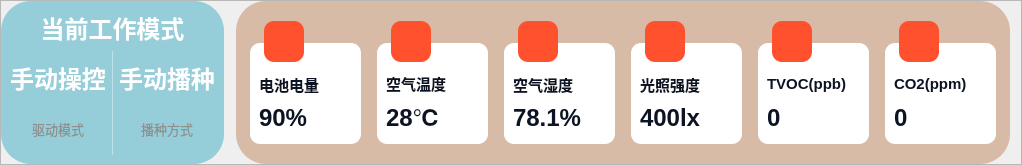
         <widget class="QFrame" name="frame_6">
          <property name="styleSheet">
           <string notr="true"/>
          </property>
          <property name="frameShape">
           <enum>QFrame::StyledPanel</enum>
          </property>
          <property name="frameShadow">
           <enum>QFrame::Raised</enum>
          </property>
          <layout class="QHBoxLayout" name="horizontalLayout_19" stretch="1,3">
           <property name="spacing">
            <number>12</number>
           </property>
           <property name="leftMargin">
            <number>0</number>
           </property>
           <property name="topMargin">
            <number>0</number>
           </property>
           <property name="bottomMargin">
            <number>0</number>
           </property>
           <item>
            <widget class="QFrame" name="frame_25">
             <property name="styleSheet">
              <string notr="true">QFrame{
	background-color: rgb(149, 206, 217);
border:0px solid red;
	color: rgb(255, 254, 255);
border-radius:30px
}</string>
             </property>
             <property name="frameShape">
              <enum>QFrame::StyledPanel</enum>
             </property>
             <property name="frameShadow">
              <enum>QFrame::Raised</enum>
             </property>
             <layout class="QVBoxLayout" name="verticalLayout_10">
              <item>
               <widget class="QLabel" name="label_9">
                <property name="font">
                 <font>
                  <pointsize>18</pointsize>
                  <weight>75</weight>
                  <bold>true</bold>
                 </font>
                </property>
                <property name="text">
                 <string>当前工作模式</string>
                </property>
                <property name="alignment">
                 <set>Qt::AlignCenter</set>
                </property>
               </widget>
              </item>
              <item>
               <layout class="QHBoxLayout" name="horizontalLayout_7">
                <item>
                 <layout class="QVBoxLayout" name="verticalLayout_4">
                  <property name="spacing">
                   <number>0</number>
                  </property>
                  <item>
                   <widget class="QLabel" name="label_10">
                    <property name="minimumSize">
                     <size>
                      <width>0</width>
                      <height>52</height>
                     </size>
                    </property>
                    <property name="maximumSize">
                     <size>
                      <width>16777215</width>
                      <height>52</height>
                     </size>
                    </property>
                    <property name="font">
                     <font>
                      <pointsize>18</pointsize>
                      <weight>75</weight>
                      <bold>true</bold>
                     </font>
                    </property>
                    <property name="text">
                     <string>手动操控</string>
                    </property>
                    <property name="alignment">
                     <set>Qt::AlignCenter</set>
                    </property>
                   </widget>
                  </item>
                  <item>
                   <widget class="QLabel" name="label_11">
                    <property name="minimumSize">
                     <size>
                      <width>0</width>
                      <height>52</height>
                     </size>
                    </property>
                    <property name="maximumSize">
                     <size>
                      <width>16777215</width>
                      <height>52</height>
                     </size>
                    </property>
                    <property name="font">
                     <font>
                      <pointsize>10</pointsize>
                      <weight>50</weight>
                      <bold>false</bold>
                     </font>
                    </property>
                    <property name="styleSheet">
                     <string notr="true">color: rgb(143, 143, 143);</string>
                    </property>
                    <property name="text">
                     <string>驱动模式</string>
                    </property>
                    <property name="alignment">
                     <set>Qt::AlignCenter</set>
                    </property>
                   </widget>
                  </item>
                 </layout>
                </item>
                <item>
                 <widget class="Line" name="line_2">
                  <property name="maximumSize">
                   <size>
                    <width>1</width>
                    <height>16777215</height>
                   </size>
                  </property>
                  <property name="styleSheet">
                   <string notr="true">background-color: rgba(255, 255, 255,100);</string>
                  </property>
                  <property name="orientation">
                   <enum>Qt::Vertical</enum>
                  </property>
                 </widget>
                </item>
                <item>
                 <layout class="QVBoxLayout" name="verticalLayout_9">
                  <property name="spacing">
                   <number>0</number>
                  </property>
                  <item>
                   <widget class="QLabel" name="label_21">
                    <property name="minimumSize">
                     <size>
                      <width>0</width>
                      <height>52</height>
                     </size>
                    </property>
                    <property name="maximumSize">
                     <size>
                      <width>16777215</width>
                      <height>52</height>
                     </size>
                    </property>
                    <property name="font">
                     <font>
                      <pointsize>18</pointsize>
                      <weight>75</weight>
                      <bold>true</bold>
                     </font>
                    </property>
                    <property name="text">
                     <string>手动播种</string>
                    </property>
                    <property name="alignment">
                     <set>Qt::AlignCenter</set>
                    </property>
                   </widget>
                  </item>
                  <item>
                   <widget class="QLabel" name="label_22">
                    <property name="minimumSize">
                     <size>
                      <width>0</width>
                      <height>52</height>
                     </size>
                    </property>
                    <property name="maximumSize">
                     <size>
                      <width>16777215</width>
                      <height>52</height>
                     </size>
                    </property>
                    <property name="font">
                     <font>
                      <pointsize>10</pointsize>
                      <weight>50</weight>
                      <bold>false</bold>
                     </font>
                    </property>
                    <property name="styleSheet">
                     <string notr="true">color: rgb(143, 143, 143);</string>
                    </property>
                    <property name="text">
                     <string>播种方式</string>
                    </property>
                    <property name="alignment">
                     <set>Qt::AlignCenter</set>
                    </property>
                   </widget>
                  </item>
                 </layout>
                </item>
               </layout>
              </item>
             </layout>
            </widget>
           </item>
           <item>
            <widget class="QFrame" name="frame_11">
             <property name="styleSheet">
              <string notr="true">QFrame{
	background-color: rgb(215, 187, 167);
border:0px solid red;
	color: rgb(12, 20, 36);
border-radius:30px
}</string>
             </property>
             <property name="frameShape">
              <enum>QFrame::StyledPanel</enum>
             </property>
             <property name="frameShadow">
              <enum>QFrame::Raised</enum>
             </property>
             <layout class="QHBoxLayout" name="horizontalLayout_20">
              <item>
               <widget class="QFrame" name="frame_15">
                <property name="minimumSize">
                 <size>
                  <width>121</width>
                  <height>131</height>
                 </size>
                </property>
                <property name="maximumSize">
                 <size>
                  <width>121</width>
                  <height>131</height>
                 </size>
                </property>
                <property name="frameShape">
                 <enum>QFrame::StyledPanel</enum>
                </property>
                <property name="frameShadow">
                 <enum>QFrame::Raised</enum>
                </property>
                <widget class="QFrame" name="frame_14">
                 <property name="geometry">
                  <rect>
                   <x>19</x>
                   <y>4</y>
                   <width>40</width>
                   <height>41</height>
                  </rect>
                 </property>
                 <property name="styleSheet">
                  <string notr="true">

QFrame{
padding:8px;
image: url(:/svg/img/svg/闪电-实.png);
	background-color: rgb(255, 81, 45);
border:0px solid red;
border-radius:10px
}</string>
                 </property>
                 <property name="frameShape">
                  <enum>QFrame::StyledPanel</enum>
                 </property>
                 <property name="frameShadow">
                  <enum>QFrame::Raised</enum>
                 </property>
                </widget>
                <widget class="QFrame" name="frame_13">
                 <property name="geometry">
                  <rect>
                   <x>5</x>
                   <y>26</y>
                   <width>111</width>
                   <height>101</height>
                  </rect>
                 </property>
                 <property name="styleSheet">
                  <string notr="true">QFrame{
	background-color: rgb(255, 255, 255);
border:0px solid red;
border-radius:10px
}</string>
                 </property>
                 <property name="frameShape">
                  <enum>QFrame::StyledPanel</enum>
                 </property>
                 <property name="frameShadow">
                  <enum>QFrame::Raised</enum>
                 </property>
                 <layout class="QVBoxLayout" name="verticalLayout_5">
                  <property name="spacing">
                   <number>0</number>
                  </property>
                  <property name="topMargin">
                   <number>24</number>
                  </property>
                  <item>
                   <widget class="QLabel" name="label_13">
                    <property name="font">
                     <font>
                      <pointsize>11</pointsize>
                      <weight>75</weight>
                      <bold>true</bold>
                     </font>
                    </property>
                    <property name="text">
                     <string>电池电量</string>
                    </property>
                   </widget>
                  </item>
                  <item>
                   <layout class="QHBoxLayout" name="horizontalLayout_8">
                    <item>
                     <widget class="QLabel" name="label_14">
                      <property name="font">
                       <font>
                        <pointsize>18</pointsize>
                        <weight>75</weight>
                        <bold>true</bold>
                       </font>
                      </property>
                      <property name="text">
                       <string>90%</string>
                      </property>
                     </widget>
                    </item>
                   </layout>
                  </item>
                 </layout>
                </widget>
                <zorder>frame_13</zorder>
                <zorder>frame_14</zorder>
               </widget>
              </item>
              <item>
               <widget class="QFrame" name="frame_16">
                <property name="minimumSize">
                 <size>
                  <width>121</width>
                  <height>131</height>
                 </size>
                </property>
                <property name="maximumSize">
                 <size>
                  <width>121</width>
                  <height>131</height>
                 </size>
                </property>
                <property name="frameShape">
                 <enum>QFrame::StyledPanel</enum>
                </property>
                <property name="frameShadow">
                 <enum>QFrame::Raised</enum>
                </property>
                <widget class="QFrame" name="frame_17">
                 <property name="geometry">
                  <rect>
                   <x>19</x>
                   <y>4</y>
                   <width>40</width>
                   <height>41</height>
                  </rect>
                 </property>
                 <property name="styleSheet">
                  <string notr="true">



QFrame{
padding:8px;
image: url(:/svg/img/svg/对比.png);
	background-color: rgb(255, 81, 45);
border:0px solid red;
border-radius:10px
}</string>
                 </property>
                 <property name="frameShape">
                  <enum>QFrame::StyledPanel</enum>
                 </property>
                 <property name="frameShadow">
                  <enum>QFrame::Raised</enum>
                 </property>
                </widget>
                <widget class="QFrame" name="frame_18">
                 <property name="geometry">
                  <rect>
                   <x>5</x>
                   <y>26</y>
                   <width>111</width>
                   <height>101</height>
                  </rect>
                 </property>
                 <property name="styleSheet">
                  <string notr="true">QFrame{
	background-color: rgb(255, 255, 255);
border:0px solid red;
border-radius:10px
}</string>
                 </property>
                 <property name="frameShape">
                  <enum>QFrame::StyledPanel</enum>
                 </property>
                 <property name="frameShadow">
                  <enum>QFrame::Raised</enum>
                 </property>
                 <layout class="QVBoxLayout" name="verticalLayout_6">
                  <property name="spacing">
                   <number>0</number>
                  </property>
                  <property name="topMargin">
                   <number>24</number>
                  </property>
                  <item>
                   <widget class="QLabel" name="label_15">
                    <property name="maximumSize">
                     <size>
                      <width>16777215</width>
                      <height>32</height>
                     </size>
                    </property>
                    <property name="font">
                     <font>
                      <pointsize>11</pointsize>
                      <weight>75</weight>
                      <bold>true</bold>
                     </font>
                    </property>
                    <property name="text">
                     <string>空气温度</string>
                    </property>
                   </widget>
                  </item>
                  <item>
                   <layout class="QHBoxLayout" name="horizontalLayout_9">
                    <item>
                     <widget class="QLabel" name="label_16">
                      <property name="font">
                       <font>
                        <pointsize>18</pointsize>
                        <weight>75</weight>
                        <bold>true</bold>
                       </font>
                      </property>
                      <property name="text">
                       <string>28℃</string>
                      </property>
                     </widget>
                    </item>
                    <item>
                     <widget class="QWidget" name="widget_2" native="true">
                      <property name="maximumSize">
                       <size>
                        <width>16777215</width>
                        <height>16</height>
                       </size>
                      </property>
                      <property name="styleSheet">
                       <string notr="true">image: url(:/buttom/img/buttom/下-小_down-small.svg);</string>
                      </property>
                     </widget>
                    </item>
                   </layout>
                  </item>
                 </layout>
                </widget>
                <zorder>frame_18</zorder>
                <zorder>frame_17</zorder>
               </widget>
              </item>
              <item>
               <widget class="QFrame" name="frame_19">
                <property name="minimumSize">
                 <size>
                  <width>121</width>
                  <height>131</height>
                 </size>
                </property>
                <property name="maximumSize">
                 <size>
                  <width>121</width>
                  <height>131</height>
                 </size>
                </property>
                <property name="frameShape">
                 <enum>QFrame::StyledPanel</enum>
                </property>
                <property name="frameShadow">
                 <enum>QFrame::Raised</enum>
                </property>
                <widget class="QFrame" name="frame_20">
                 <property name="geometry">
                  <rect>
                   <x>19</x>
                   <y>4</y>
                   <width>40</width>
                   <height>41</height>
                  </rect>
                 </property>
                 <property name="styleSheet">
                  <string notr="true">




QFrame{
padding:8px;
image: url(:/svg/img/svg/星星.png);

	background-color: rgb(255, 81, 45);
border:0px solid red;
border-radius:10px
}</string>
                 </property>
                 <property name="frameShape">
                  <enum>QFrame::StyledPanel</enum>
                 </property>
                 <property name="frameShadow">
                  <enum>QFrame::Raised</enum>
                 </property>
                </widget>
                <widget class="QFrame" name="frame_21">
                 <property name="geometry">
                  <rect>
                   <x>5</x>
                   <y>26</y>
                   <width>111</width>
                   <height>101</height>
                  </rect>
                 </property>
                 <property name="styleSheet">
                  <string notr="true">QFrame{
	background-color: rgb(255, 255, 255);
border:0px solid red;
border-radius:10px
}</string>
                 </property>
                 <property name="frameShape">
                  <enum>QFrame::StyledPanel</enum>
                 </property>
                 <property name="frameShadow">
                  <enum>QFrame::Raised</enum>
                 </property>
                 <layout class="QVBoxLayout" name="verticalLayout_7">
                  <property name="spacing">
                   <number>0</number>
                  </property>
                  <property name="topMargin">
                   <number>24</number>
                  </property>
                  <item>
                   <widget class="QLabel" name="label_17">
                    <property name="font">
                     <font>
                      <pointsize>11</pointsize>
                      <weight>75</weight>
                      <bold>true</bold>
                     </font>
                    </property>
                    <property name="text">
                     <string>空气湿度</string>
                    </property>
                   </widget>
                  </item>
                  <item>
                   <layout class="QHBoxLayout" name="horizontalLayout_10">
                    <item>
                     <widget class="QLabel" name="label_18">
                      <property name="font">
                       <font>
                        <pointsize>18</pointsize>
                        <weight>75</weight>
                        <bold>true</bold>
                       </font>
                      </property>
                      <property name="text">
                       <string>78.1%</string>
                      </property>
                     </widget>
                    </item>
                   </layout>
                  </item>
                 </layout>
                </widget>
                <zorder>frame_21</zorder>
                <zorder>frame_20</zorder>
               </widget>
              </item>
              <item>
               <widget class="QFrame" name="frame_22">
                <property name="minimumSize">
                 <size>
                  <width>121</width>
                  <height>131</height>
                 </size>
                </property>
                <property name="maximumSize">
                 <size>
                  <width>121</width>
                  <height>131</height>
                 </size>
                </property>
                <property name="frameShape">
                 <enum>QFrame::StyledPanel</enum>
                </property>
                <property name="frameShadow">
                 <enum>QFrame::Raised</enum>
                </property>
                <widget class="QFrame" name="frame_23">
                 <property name="geometry">
                  <rect>
                   <x>19</x>
                   <y>4</y>
                   <width>40</width>
                   <height>41</height>
                  </rect>
                 </property>
                 <property name="styleSheet">
                  <string notr="true">





QFrame{
padding:8px;
image: url(:/svg/img/svg/光照强度.png);
	background-color: rgb(255, 81, 45);
border:0px solid red;
border-radius:10px
}</string>
                 </property>
                 <property name="frameShape">
                  <enum>QFrame::StyledPanel</enum>
                 </property>
                 <property name="frameShadow">
                  <enum>QFrame::Raised</enum>
                 </property>
                </widget>
                <widget class="QFrame" name="frame_24">
                 <property name="geometry">
                  <rect>
                   <x>5</x>
                   <y>26</y>
                   <width>111</width>
                   <height>101</height>
                  </rect>
                 </property>
                 <property name="styleSheet">
                  <string notr="true">QFrame{
	background-color: rgb(255, 255, 255);
border:0px solid red;
border-radius:10px
}</string>
                 </property>
                 <property name="frameShape">
                  <enum>QFrame::StyledPanel</enum>
                 </property>
                 <property name="frameShadow">
                  <enum>QFrame::Raised</enum>
                 </property>
                 <layout class="QVBoxLayout" name="verticalLayout_8">
                  <property name="spacing">
                   <number>0</number>
                  </property>
                  <property name="topMargin">
                   <number>24</number>
                  </property>
                  <item>
                   <widget class="QLabel" name="label_19">
                    <property name="font">
                     <font>
                      <pointsize>11</pointsize>
                      <weight>75</weight>
                      <bold>true</bold>
                     </font>
                    </property>
                    <property name="text">
                     <string>光照强度</string>
                    </property>
                   </widget>
                  </item>
                  <item>
                   <layout class="QHBoxLayout" name="horizontalLayout_11">
                    <item>
                     <widget class="QLabel" name="label_20">
                      <property name="font">
                       <font>
                        <pointsize>18</pointsize>
                        <weight>75</weight>
                        <bold>true</bold>
                       </font>
                      </property>
                      <property name="text">
                       <string>400lx</string>
                      </property>
                     </widget>
                    </item>
                   </layout>
                  </item>
                 </layout>
                </widget>
                <zorder>frame_24</zorder>
                <zorder>frame_23</zorder>
               </widget>
              </item>
              <item>
               <widget class="QFrame" name="frame_27">
                <property name="minimumSize">
                 <size>
                  <width>121</width>
                  <height>131</height>
                 </size>
                </property>
                <property name="maximumSize">
                 <size>
                  <width>121</width>
                  <height>131</height>
                 </size>
                </property>
                <property name="frameShape">
                 <enum>QFrame::StyledPanel</enum>
                </property>
                <property name="frameShadow">
                 <enum>QFrame::Raised</enum>
                </property>
                <widget class="QFrame" name="frame_28">
                 <property name="geometry">
                  <rect>
                   <x>19</x>
                   <y>4</y>
                   <width>40</width>
                   <height>41</height>
                  </rect>
                 </property>
                 <property name="styleSheet">
                  <string notr="true">





QFrame{
padding:8px;
image: url(:/svg/img/svg/tvoc.png);
	background-color: rgb(255, 81, 45);
border:0px solid red;
border-radius:10px
}</string>
                 </property>
                 <property name="frameShape">
                  <enum>QFrame::StyledPanel</enum>
                 </property>
                 <property name="frameShadow">
                  <enum>QFrame::Raised</enum>
                 </property>
                </widget>
                <widget class="QFrame" name="frame_29">
                 <property name="geometry">
                  <rect>
                   <x>5</x>
                   <y>26</y>
                   <width>111</width>
                   <height>101</height>
                  </rect>
                 </property>
                 <property name="styleSheet">
                  <string notr="true">QFrame{
	background-color: rgb(255, 255, 255);
border:0px solid red;
border-radius:10px
}</string>
                 </property>
                 <property name="frameShape">
                  <enum>QFrame::StyledPanel</enum>
                 </property>
                 <property name="frameShadow">
                  <enum>QFrame::Raised</enum>
                 </property>
                 <layout class="QVBoxLayout" name="verticalLayout_15">
                  <property name="spacing">
                   <number>0</number>
                  </property>
                  <property name="topMargin">
                   <number>24</number>
                  </property>
                  <item>
                   <widget class="QLabel" name="label_26">
                    <property name="font">
                     <font>
                      <pointsize>11</pointsize>
                      <weight>75</weight>
                      <bold>true</bold>
                     </font>
                    </property>
                    <property name="text">
                     <string>TVOC(ppb)</string>
                    </property>
                   </widget>
                  </item>
                  <item>
                   <layout class="QHBoxLayout" name="horizontalLayout_13">
                    <item>
                     <widget class="QLabel" name="label_27">
                      <property name="font">
                       <font>
                        <pointsize>18</pointsize>
                        <weight>75</weight>
                        <bold>true</bold>
                       </font>
                      </property>
                      <property name="text">
                       <string>0</string>
                      </property>
                     </widget>
                    </item>
                   </layout>
                  </item>
                 </layout>
                </widget>
                <zorder>frame_29</zorder>
                <zorder>frame_28</zorder>
               </widget>
              </item>
              <item>
               <widget class="QFrame" name="frame_30">
                <property name="minimumSize">
                 <size>
                  <width>121</width>
                  <height>131</height>
                 </size>
                </property>
                <property name="maximumSize">
                 <size>
                  <width>121</width>
                  <height>131</height>
                 </size>
                </property>
                <property name="frameShape">
                 <enum>QFrame::StyledPanel</enum>
                </property>
                <property name="frameShadow">
                 <enum>QFrame::Raised</enum>
                </property>
                <widget class="QFrame" name="frame_31">
                 <property name="geometry">
                  <rect>
                   <x>19</x>
                   <y>4</y>
                   <width>40</width>
                   <height>41</height>
                  </rect>
                 </property>
                 <property name="styleSheet">
                  <string notr="true">





QFrame{
padding:8px;
image: url(:/svg/img/svg/co2.png);
	background-color: rgb(255, 81, 45);
border:0px solid red;
border-radius:10px
}</string>
                 </property>
                 <property name="frameShape">
                  <enum>QFrame::StyledPanel</enum>
                 </property>
                 <property name="frameShadow">
                  <enum>QFrame::Raised</enum>
                 </property>
                </widget>
                <widget class="QFrame" name="frame_32">
                 <property name="geometry">
                  <rect>
                   <x>5</x>
                   <y>26</y>
                   <width>111</width>
                   <height>101</height>
                  </rect>
                 </property>
                 <property name="styleSheet">
                  <string notr="true">QFrame{
	background-color: rgb(255, 255, 255);
border:0px solid red;
border-radius:10px
}</string>
                 </property>
                 <property name="frameShape">
                  <enum>QFrame::StyledPanel</enum>
                 </property>
                 <property name="frameShadow">
                  <enum>QFrame::Raised</enum>
                 </property>
                 <layout class="QVBoxLayout" name="verticalLayout_16">
                  <property name="spacing">
                   <number>0</number>
                  </property>
                  <property name="topMargin">
                   <number>24</number>
                  </property>
                  <item>
                   <widget class="QLabel" name="label_28">
                    <property name="font">
                     <font>
                      <pointsize>11</pointsize>
                      <weight>75</weight>
                      <bold>true</bold>
                     </font>
                    </property>
                    <property name="text">
                     <string>CO2(ppm)</string>
                    </property>
                   </widget>
                  </item>
                  <item>
                   <layout class="QHBoxLayout" name="horizontalLayout_18">
                    <item>
                     <widget class="QLabel" name="label_29">
                      <property name="font">
                       <font>
                        <pointsize>18</pointsize>
                        <weight>75</weight>
                        <bold>true</bold>
                       </font>
                      </property>
                      <property name="text">
                       <string>0</string>
                      </property>
                     </widget>
                    </item>
                   </layout>
                  </item>
                 </layout>
                </widget>
                <zorder>frame_32</zorder>
                <zorder>frame_31</zorder>
               </widget>
              </item>
             </layout>
            </widget>
           </item>
          </layout>
         </widget>
